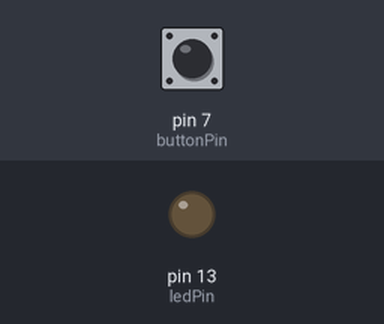
The sketch below on a simulated Arduino Uno, built with avr-gcc and run on an emulated ATmega328P. Shown: output pins drawn as LEDs (lit = HIGH). The inputs (shaded band) are chosen by the test bench; at power-on: pin 7 (buttonPin) HIGH.

Above: at 1.2 s.
1.3 s: pin 7 (buttonPin) pulled LOW for 0.15 s
At 1.37 s:
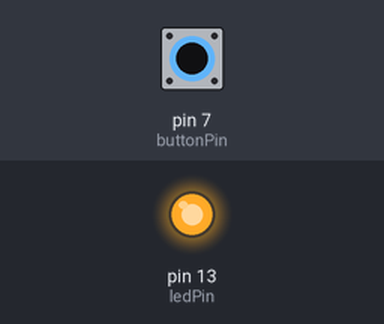
2.9 s: pin 7 (buttonPin) pulled LOW for 3.2 s
At 7.5 s:
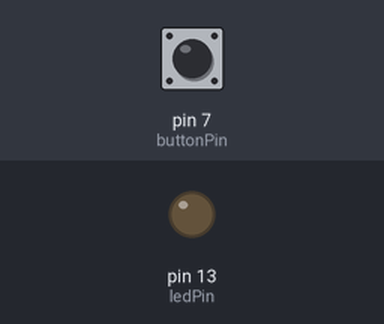
Timing chart, 0 to 9.0 s (numbered marks = the images above; inputs shaded):
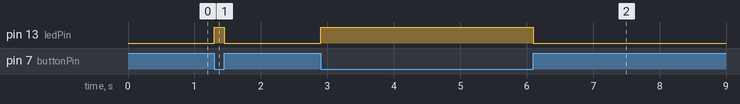

Measured:
- after the input at 1.3 s, pin 13 (ledPin): LOW → HIGH at once, → LOW 0.15 s later
- after the input at 2.9 s, pin 13 (ledPin): LOW → HIGH at once, → LOW 3.2 s later

The sketch:

Button.ino
```cpp
const int buttonPin = 7;     // the number of the pushbutton pin
const int ledPin =  13;      // the number of the LED pin

// variables will change:
int buttonState = 0;         // variable for reading the pushbutton status

void setup() {
  // initialize the LED pin as an output:
  pinMode(ledPin, OUTPUT);
  // initialize the pushbutton pin as an input:
  pinMode(buttonPin, INPUT);
}

void loop() {
  // read the state of the pushbutton value:
  buttonState = digitalRead(buttonPin);


  if (buttonState == LOW)
  {
    // turn LED on:
    digitalWrite(ledPin, HIGH);
  }
  else
  {
    // turn LED off:
    digitalWrite(ledPin, LOW);
  }
}
```
